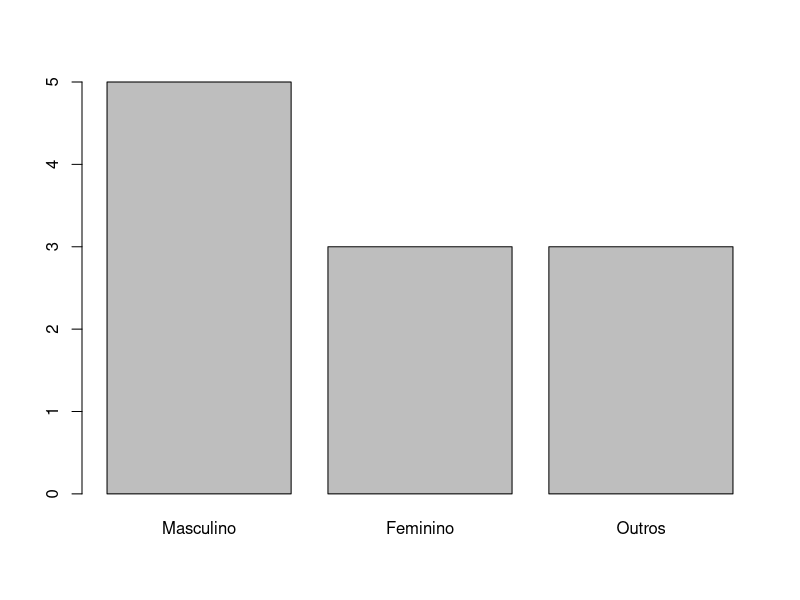
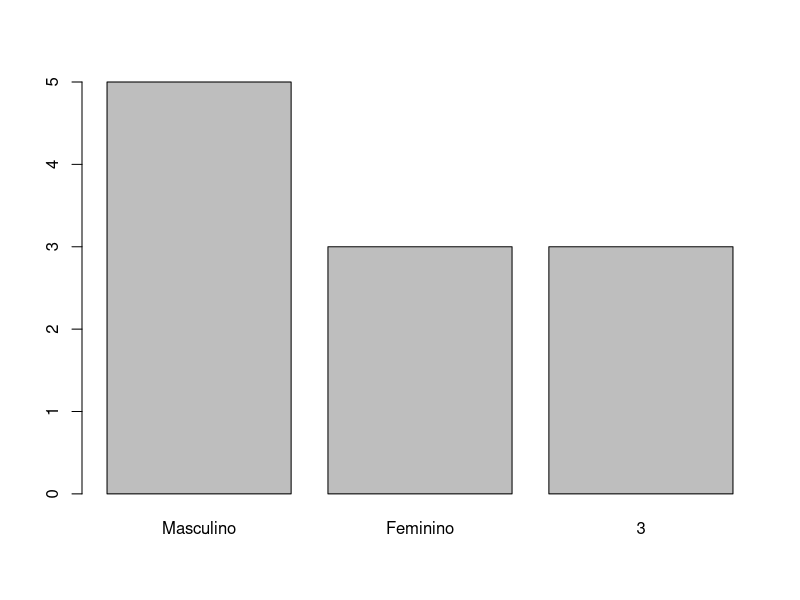

The R source for these figures, in order:
# Fatores

install.packages("forcats")

# Criação

genero <- c("2", "1", "2", "2", "1", "3", "2", "3", "3", "1", "1")
str(genero)

generoFator <- as.factor(genero) # Criando o fator
str(generoFator)

a <- factor(c("2", "1", "2", "2", "1", "3")) # Criando diretamente
str(a)

# Acesso

generoFator[2] # Segunda posição

generoFator[1:3] # Intervalo

generoFator[length(generoFator)] # Última posição

# Modificação

generoFator[1] <- 1 # Alterando na posição 1

# Operações

produtos_online <- factor(c("Creme", "Pente", "Pente", "Escova", "Creme", "Creme"))
produtos_presencial <- factor(c("Pente", "Pente", "Creme", "Escova", "Fio-dental"))

library(forcats)

vendas <- fct_c(produtos_online, produtos_presencial) # Combinando fatores

grafico <- lvls_revalue(generoFator, c("Masculino", "Feminino", "Outros")) # Alterando label

plot(grafico) # Plotando gráfico

grafico2 <- fct_recode(generoFator, Masculino = "1", Feminino = "2") # Alterando somente dois label
plot(grafico2)

# Agrupamento de níveis

como_soube <- factor(c("LinkedIn", "linkedin", "linkedIn", "insta", "ig", "Instagram"))

fct_collapse(como_soube, LinkedIn = c("LinkedIn", "linkedin", "linkedIn"),
             Instagram = c("insta", "ig", "Instagram"))